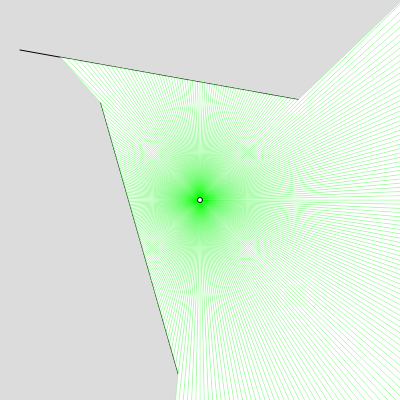
Frame 1 (no input)
Frame 60 (no input): identical to frame 1, image omitted
Frame 120 (the mouse pressed at the canvas centre since frame 60): identical to frame 1, image omitted

The p5.js sketch that drew this single still picture (run headless with seeded random() and noise() and a simulated clock; from frame 60 on, the mouse is pressed at the canvas centre):

// p5.js sketch
// ── sketch.js
const MODE_OUTWARD = 0, MODE_CORNER = 1, MODE_MIX = 2;
let mode = 0;
let show_area = true;

class Vec2 {
	constructor(x, y) {
		this.x = x;
		this.y = y;
	}

	get length() {
		return sqrt(this.x * this.x + this.y * this.y);
	}

	add(p) {
		return new Vec2(this.x + p.x, this.y + p.y);
	}

	mul(p) {
		if (p instanceof Vec2) {
			return this.dot(p);
		} else {
			return new Vec2(this.x * p, this.y * p);
		}
	}

	dot(p) {
		return this.x * p.x + this.y * p.y;
	}

	div(p) {
		return new Vec2(this.x / p, this.y / p);
	}

	normalize() {
		return this.div(this.length);
	}

	distance(v) {
		return sqrt((this.x - v.x) * (this.x - v.x) + (this.y - v.y) * (this.y - v.y));
	}
	distance(x, y) {
		return sqrt((this.x - x) * (this.x - x) + (this.y - y) * (this.y - y));
	}
}

class mLine {
	// point = o + t * v
	constructor(o, v) {
		this.o = o;
		this.v = v;
	}

	point(t) {
		return this.o.add(this.v.mul(t));
	}

	intersect(line) {
		try {
			let mline;
			if (line instanceof Line) mline = line.mline;
			if (line instanceof mLine) mline = line;
			
			let t2 = (this.v.x * (mline.o.y - this.o.y) + this.v.y * (this.o.x - mline.o.x)) / (mline.v.x * this.v.y - mline.v.y * this.v.x);
			if (t2 <= 0) return -1;
			let t1 = (mline.v.x * (this.o.y - mline.o.y) + mline.v.y * (mline.o.x - this.o.x)) / (this.v.x * mline.v.y - this.v.y * mline.v.x);
			if (t1 <= 0) return -1;
			return [[this, t1], [mline, t2]];
		} catch (e) {
			console.log(e);
			return -1;
		}
	}
}

class MainPerson {
	constructor(x, y, num_ray) {
		this.x = x;
		this.y = y;
		this.num_ray = num_ray;
	}

	draw() {
		stroke('rgba(0,255,0,0.2)');
		if (mode == MODE_OUTWARD || mode == MODE_MIX) {
			let first_pt = -1;
			let prev_pt = -1;
			for (let i = 0; i < this.num_ray; i++) {
				let angle = 2 * Math.PI * i / this.num_ray;
				let mline = new mLine(new Vec2(this.x, this.y), new Vec2(Math.cos(angle), Math.sin(angle)));
				let min_t = -1;
				lines.forEach(function (item, index) {
					let intersect = mline.intersect(item);
					if (intersect == -1) return;
					let t1 = intersect[0][1];
					let mline2 = intersect[1][0];
					let t2 = intersect[1][1];
					if (item.length < mline2.v.mul(t2).length) return;
					if (min_t == -1 || t1 < min_t) min_t = t1;
				});
				let end_point;
				if (min_t == -1) {
					end_point = new Vec2(mline.o.x + mline.v.x * canvas_width, mline.o.y + mline.v.y * canvas_height);
				} else {
					end_point = new Vec2(mline.o.x + mline.v.x * min_t, mline.o.y + mline.v.y * min_t);
				}
				line(this.x, this.y, end_point.x, end_point.y);
				if (show_area) {
					if (i == 0) first_pt = end_point;
					if (prev_pt != -1) {
						triangle(this.x, this.y, prev_pt.x, prev_pt.y, end_point.x, end_point.y);
					}
					if (i == this.num_ray - 1) {
						triangle(this.x, this.y, first_pt.x, first_pt.y, end_point.x, end_point.y);
					}
					prev_pt = end_point;
				}				
			}
		}
		stroke('yellow');
		if (mode == MODE_CORNER || mode == MODE_MIX) {
			for (let i = 0; i < lines.length; i++) {
				let l = lines[i];			
				let corners = [new Vec2(l.x1, l.y1), new Vec2(l.x2, l.y2)];
				let intersections = [];
				for (let c = 0; c < corners.length; c++) {
					let corner = corners[c];
					let mline = new mLine(new Vec2(this.x, this.y), new Vec2(corner.x - this.x, corner.y - this.y));
					let seeable = true;
					let min_t = -1;
					for (let k = 0; k < lines.length; k++) {
						if (k == i) continue;
						let intersect = mline.intersect(lines[k]);
						if (intersect == -1) continue;
						let t1 = intersect[0][1];
						let mline2 = intersect[1][0];
						let t2 = intersect[1][1];
						if (lines[k].length < mline2.v.mul(t2).length) continue;
						if (t1 > 1) {
							min_t = t1;
							continue;
						}
						seeable = false;
						break;
					}
					if (seeable) {
						let end_point;
						if (min_t == -1) {
							end_point = new Vec2(mline.o.x + mline.v.x * canvas_width, mline.o.y + mline.v.y * canvas_height);
						} else {
							end_point = new Vec2(mline.o.x + mline.v.x * min_t, mline.o.y + mline.v.y * min_t);
						}
						line(this.x, this.y, end_point.x, end_point.y);
						intersections.push(end_point);
					} else {
						intersections.push(null);
					}
				};
				//TODO
			};
		}		
		stroke(0);
		circle(this.x, this.y, 5);
	}
}

class Line {
	constructor(x1, y1, x2, y2) {
		this.x1 = x1;
		this.y1 = y1;
		this.x2 = x2;
		this.y2 = y2;
	}

	get length() {
		return sqrt((this.x1 - this.x2) * (this.x1 - this.x2) + (this.y1 - this.y2) * (this.y1 - this.y2));
	}

	draw() {
		line(this.x1, this.y1, this.x2, this.y2);
	}

	get mline() {
		return new mLine(new Vec2(this.x1, this.y1), (new Vec2(this.x2-this.x1, this.y2-this.y1)).normalize());
	}	
}


const canvas_height = 400, canvas_width = 400;

let mainPerson = new MainPerson(canvas_width/2, canvas_height/2, 300);
let lines = [];

function setup() {
	createCanvas(canvas_width, canvas_height);
	lines.push(new Line(100, 100, 180, 380), new Line(300, 100, 20, 50));
}

function draw(){
	background(220);

	if (keyIsDown(UP_ARROW)) mainPerson.y -= 1;
	if (keyIsDown(DOWN_ARROW)) mainPerson.y += 1;
	if (keyIsDown(LEFT_ARROW)) mainPerson.x -= 1;
	if (keyIsDown(RIGHT_ARROW))	mainPerson.x += 1;

	lines.forEach(function (item, index) {
		item.draw();
	});
	mainPerson.draw();
}

let p1 = new Vec2(-1, -1), p2 = new Vec2(-1, -1);
let first_clicked = false;
function mouseClicked() {
	if (!first_clicked) {
		p1.x = mouseX;
		p1.y = mouseY;
		first_clicked = true;
	} else {
		p2.x = mouseX;
		p2.y = mouseY;
		lines.push(new Line(p1.x, p1.y, p2.x, p2.y));
		first_clicked = false;
	}
}

function keyPressed() {
	if (keyCode === 49 || keyCode === 97) mode = MODE_OUTWARD;
	if (keyCode === 50 || keyCode === 98) mode = MODE_CORNER;
	if (keyCode === 51 || keyCode === 99) mode = MODE_MIX;
	if (keyCode === DELETE) lines = [];
	if (keyCode === 65) show_area = !show_area;
}
